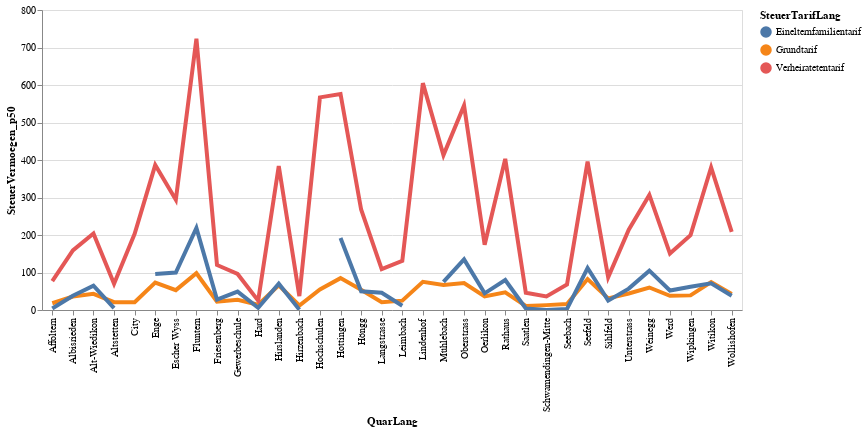

The notebook cell saved with this chart:
### Code cell
# df_statzonen = df_statzonen[(df_statzonen.knr>0) & (df_statzonen.qname!="Hirslanden")]
#aktuellesJahr[[aktuellesJahr.KreisSort =7]])
highlight = alt.selection(type='single', on='mouseover',
                          fields=['SteuerTarifLang'], nearest=True)
#x='date:StichtagDatJahr',
base = alt.Chart(myGraph).encode(
    x='QuarLang',
    y='SteuerVermoegen_p50',
    color='SteuerTarifLang'
)

points = base.mark_circle().encode(
    opacity=alt.value(0)
).add_selection(
    highlight
).properties(
    width=700 , height=300
)
lines = base.mark_line().encode(
    size=alt.condition(~highlight, alt.value(1.5), alt.value(4))
).interactive()

points + lines

### Figure 1 — Vega-Lite specification as saved in the notebook (floating-point values rounded to 4 significant figures)
{"config": {"view": {"continuousWidth": 400, "continuousHeight": 300}}, "layer": [{"mark": "circle", "encoding": {"color": {"type": "nominal", "field": "SteuerTarifLang"}, "opacity": {"value": 0}, "x": {"type": "nominal", "field": "QuarLang"}, "y": {"type": "quantitative", "field": "SteuerVermoegen_p50"}}, "height": 300, "selection": {"selector001": {"type": "single", "on": "mouseover", "fields": ["SteuerTarifLang"], "nearest": true}}, "width": 700}, {"mark": "line", "encoding": {"color": {"type": "nominal", "field": "SteuerTarifLang"}, "size": {"condition": {"value": 1.5, "selection": {"not": "selector001"}}, "value": 4}, "x": {"type": "nominal", "field": "QuarLang"}, "y": {"type": "quantitative", "field": "SteuerVermoegen_p50"}}, "selection": {"selector002": {"type": "interval", "bind": "scales", "encodings": ["x", "y"]}}}], "data": {"name": "data-e943488c404d0545ea4277b460d3c79d"}, "$schema": "https://vega.github.io/schema/vega-lite/v4.8.1.json", "datasets": {"data-e943488c404d0545ea4277b460d3c79d": [{"SteuerJahr": "2018-01-01T00:00:00", "QuarSort": 11, "QuarLang": "Rathaus", "SteuerTarifSort": 0, "SteuerTarifLang": "Grundtarif", "SteuerVermoegen_p50": 47.0, "SteuerVermoegen_p25": 2.0, "SteuerVermoegen_p75": 283.0}, {"SteuerJahr": "2018-01-01T00:00:00", "QuarSort": 11, "QuarLang": "Rathaus", "SteuerTarifSort": 1, "SteuerTarifLang": "Verheiratetentarif", "SteuerVermoegen_p50": 403.0, "SteuerVermoegen_p25": 80.0, "SteuerVermoegen_p75": 1557.0}, {"SteuerJahr": "2018-01-01T00:00:00", "QuarSort": 11, "QuarLang": "Rathaus", "SteuerTarifSort": 2, "SteuerTarifLang": "Einelternfamilientarif", "SteuerVermoegen_p50": 80.0, "SteuerVermoegen_p25": 2.0, "SteuerVermoegen_p75": 532.0}, {"SteuerJahr": "2018-01-01T00:00:00", "QuarSort": 12, "QuarLang": "Hochschulen", "SteuerTarifSort": 0, "SteuerTarifLang": "Grundtarif", "SteuerVermoegen_p50": 55.0, "SteuerVermoegen_p25": 5.0, "SteuerVermoegen_p75": 311.0}, {"SteuerJahr": "2018-01-01T00:00:00", "QuarSort": 12, "QuarLang": "Hochschulen", "SteuerTarifSort": 1, "SteuerTarifLang": "Verheiratetentarif", "SteuerVermoegen_p50": 567.0, "SteuerVermoegen_p25": 188.0, "SteuerVermoegen_p75": 1978.0}, {"SteuerJahr": "2018-01-01T00:00:00", "QuarSort": 12, "QuarLang": "Hochschulen", "SteuerTarifSort": 2, "SteuerTarifLang": "Einelternfamilientarif", "SteuerVermoegen_p50": null, "SteuerVermoegen_p25": null, "SteuerVermoegen_p75": null}, {"SteuerJahr": "2018-01-01T00:00:00", "QuarSort": 13, "QuarLang": "Lindenhof", "SteuerTarifSort": 0, "SteuerTarifLang": "Grundtarif", "SteuerVermoegen_p50": 75.0, "SteuerVermoegen_p25": 5.0, "SteuerVermoegen_p75": 401.0}, {"SteuerJahr": "2018-01-01T00:00:00", "QuarSort": 13, "QuarLang": "Lindenhof", "SteuerTarifSort": 1, "SteuerTarifLang": "Verheiratetentarif", "SteuerVermoegen_p50": 605.0, "SteuerVermoegen_p25": 174.0, "SteuerVermoegen_p75": 1880.0}, {"SteuerJahr": "2018-01-01T00:00:00", "QuarSort": 13, "QuarLang": "Lindenhof", "SteuerTarifSort": 2, "SteuerTarifLang": "Einelternfamilientarif", "SteuerVermoegen_p50": null, "SteuerVermoegen_p25": null, "SteuerVermoegen_p75": null}, {"SteuerJahr": "2018-01-01T00:00:00", "QuarSort": 14, "QuarLang": "City", "SteuerTarifSort": 0, "SteuerTarifLang": "Grundtarif", "SteuerVermoegen_p50": 21.0, "SteuerVermoegen_p25": 1.0, "SteuerVermoegen_p75": 166.5}, {"SteuerJahr": "2018-01-01T00:00:00", "QuarSort": 14, "QuarLang": "City", "SteuerTarifSort": 1, "SteuerTarifLang": "Verheiratetentarif", "SteuerVermoegen_p50": 203.0, "SteuerVermoegen_p25": 42.0, "SteuerVermoegen_p75": 844.0}, {"SteuerJahr": "2018-01-01T00:00:00", "QuarSort": 14, "QuarLang": "City", "SteuerTarifSort": 2, "SteuerTarifLang": "Einelternfamilientarif", "SteuerVermoegen_p50": null, "SteuerVermoegen_p25": null, "SteuerVermoegen_p75": null}, {"SteuerJahr": "2018-01-01T00:00:00", "QuarSort": 21, "QuarLang": "Wollishofen", "SteuerTarifSort": 0, "SteuerTarifLang": "Grundtarif", "SteuerVermoegen_p50": 43.0, "SteuerVermoegen_p25": 4.0, "SteuerVermoegen_p75": 197.0}, {"SteuerJahr": "2018-01-01T00:00:00", "QuarSort": 21, "QuarLang": "Wollishofen", "SteuerTarifSort": 1, "SteuerTarifLang": "Verheiratetentarif", "SteuerVermoegen_p50": 208.5, "SteuerVermoegen_p25": 41.0, "SteuerVermoegen_p75": 629.0}, {"SteuerJahr": "2018-01-01T00:00:00", "QuarSort": 21, "QuarLang": "Wollishofen", "SteuerTarifSort": 2, "SteuerTarifLang": "Einelternfamilientarif", "SteuerVermoegen_p50": 38.0, "SteuerVermoegen_p25": 2.0, "SteuerVermoegen_p75": 185.0}, {"SteuerJahr": "2018-01-01T00:00:00", "QuarSort": 23, "QuarLang": "Leimbach", "SteuerTarifSort": 0, "SteuerTarifLang": "Grundtarif", "SteuerVermoegen_p50": 25.0, "SteuerVermoegen_p25": 0.0, "SteuerVermoegen_p75": 153.0}, {"SteuerJahr": "2018-01-01T00:00:00", "QuarSort": 23, "QuarLang": "Leimbach", "SteuerTarifSort": 1, "SteuerTarifLang": "Verheiratetentarif", "SteuerVermoegen_p50": 131.0, "SteuerVermoegen_p25": 13.0, "SteuerVermoegen_p75": 433.0}, {"SteuerJahr": "2018-01-01T00:00:00", "QuarSort": 23, "QuarLang": "Leimbach", "SteuerTarifSort": 2, "SteuerTarifLang": "Einelternfamilientarif", "SteuerVermoegen_p50": 11.5, "SteuerVermoegen_p25": 0.0, "SteuerVermoegen_p75": 104.0}, {"SteuerJahr": "2018-01-01T00:00:00", "QuarSort": 24, "QuarLang": "Enge", "SteuerTarifSort": 0, "SteuerTarifLang": "Grundtarif", "SteuerVermoegen_p50": 73.0, "SteuerVermoegen_p25": 8.0, "SteuerVermoegen_p75": 332.0}, {"SteuerJahr": "2018-01-01T00:00:00", "QuarSort": 24, "QuarLang": "Enge", "SteuerTarifSort": 1, "SteuerTarifLang": "Verheiratetentarif", "SteuerVermoegen_p50": 386.5, "SteuerVermoegen_p25": 99.0, "SteuerVermoegen_p75": 1177.0}, {"SteuerJahr": "2018-01-01T00:00:00", "QuarSort": 24, "QuarLang": "Enge", "SteuerTarifSort": 2, "SteuerTarifLang": "Einelternfamilientarif", "SteuerVermoegen_p50": 96.0, "SteuerVermoegen_p25": 13.0, "SteuerVermoegen_p75": 289.0}, {"SteuerJahr": "2018-01-01T00:00:00", "QuarSort": 31, "QuarLang": "Alt-Wiedikon", "SteuerTarifSort": 0, "SteuerTarifLang": "Grundtarif", "SteuerVermoegen_p50": 43.0, "SteuerVermoegen_p25": 3.0, "SteuerVermoegen_p75": 181.0}, {"SteuerJahr": "2018-01-01T00:00:00", "QuarSort": 31, "QuarLang": "Alt-Wiedikon", "SteuerTarifSort": 1, "SteuerTarifLang": "Verheiratetentarif", "SteuerVermoegen_p50": 204.0, "SteuerVermoegen_p25": 29.0, "SteuerVermoegen_p75": 630.0}, {"SteuerJahr": "2018-01-01T00:00:00", "QuarSort": 31, "QuarLang": "Alt-Wiedikon", "SteuerTarifSort": 2, "SteuerTarifLang": "Einelternfamilientarif", "SteuerVermoegen_p50": 65.0, "SteuerVermoegen_p25": 8.0, "SteuerVermoegen_p75": 281.0}, {"SteuerJahr": "2018-01-01T00:00:00", "QuarSort": 33, "QuarLang": "Friesenberg", "SteuerTarifSort": 0, "SteuerTarifLang": "Grundtarif", "SteuerVermoegen_p50": 22.0, "SteuerVermoegen_p25": 0.0, "SteuerVermoegen_p75": 114.0}, {"SteuerJahr": "2018-01-01T00:00:00", "QuarSort": 33, "QuarLang": "Friesenberg", "SteuerTarifSort": 1, "SteuerTarifLang": "Verheiratetentarif", "SteuerVermoegen_p50": 120.0, "SteuerVermoegen_p25": 15.0, "SteuerVermoegen_p75": 342.0}, {"SteuerJahr": "2018-01-01T00:00:00", "QuarSort": 33, "QuarLang": "Friesenberg", "SteuerTarifSort": 2, "SteuerTarifLang": "Einelternfamilientarif", "SteuerVermoegen_p50": 28.0, "SteuerVermoegen_p25": 0.0, "SteuerVermoegen_p75": 113.0}, {"SteuerJahr": "2018-01-01T00:00:00", "QuarSort": 34, "QuarLang": "Sihlfeld", "SteuerTarifSort": 0, "SteuerTarifLang": "Grundtarif", "SteuerVermoegen_p50": 31.0, "SteuerVermoegen_p25": 1.0, "SteuerVermoegen_p75": 131.0}, {"SteuerJahr": "2018-01-01T00:00:00", "QuarSort": 34, "QuarLang": "Sihlfeld", "SteuerTarifSort": 1, "SteuerTarifLang": "Verheiratetentarif", "SteuerVermoegen_p50": 87.0, "SteuerVermoegen_p25": 3.0, "SteuerVermoegen_p75": 315.0}, {"SteuerJahr": "2018-01-01T00:00:00", "QuarSort": 34, "QuarLang": "Sihlfeld", "SteuerTarifSort": 2, "SteuerTarifLang": "Einelternfamilientarif", "SteuerVermoegen_p50": 25.0, "SteuerVermoegen_p25": 0.0, "SteuerVermoegen_p75": 128.0}, {"SteuerJahr": "2018-01-01T00:00:00", "QuarSort": 41, "QuarLang": "Werd", "SteuerTarifSort": 0, "SteuerTarifLang": "Grundtarif", "SteuerVermoegen_p50": 38.0, "SteuerVermoegen_p25": 2.0, "SteuerVermoegen_p75": 146.0}, {"SteuerJahr": "2018-01-01T00:00:00", "QuarSort": 41, "QuarLang": "Werd", "SteuerTarifSort": 1, "SteuerTarifLang": "Verheiratetentarif", "SteuerVermoegen_p50": 150.5, "SteuerVermoegen_p25": 6.0, "SteuerVermoegen_p75": 479.0}, {"SteuerJahr": "2018-01-01T00:00:00", "QuarSort": 41, "QuarLang": "Werd", "SteuerTarifSort": 2, "SteuerTarifLang": "Einelternfamilientarif", "SteuerVermoegen_p50": 52.0, "SteuerVermoegen_p25": 6.0, "SteuerVermoegen_p75": 169.0}, {"SteuerJahr": "2018-01-01T00:00:00", "QuarSort": 42, "QuarLang": "Langstrasse", "SteuerTarifSort": 0, "SteuerTarifLang": "Grundtarif", "SteuerVermoegen_p50": 21.0, "SteuerVermoegen_p25": 0.0, "SteuerVermoegen_p75": 102.0}, {"SteuerJahr": "2018-01-01T00:00:00", "QuarSort": 42, "QuarLang": "Langstrasse", "SteuerTarifSort": 1, "SteuerTarifLang": "Verheiratetentarif", "SteuerVermoegen_p50": 109.0, "SteuerVermoegen_p25": 4.0, "SteuerVermoegen_p75": 445.0}, {"SteuerJahr": "2018-01-01T00:00:00", "QuarSort": 42, "QuarLang": "Langstrasse", "SteuerTarifSort": 2, "SteuerTarifLang": "Einelternfamilientarif", "SteuerVermoegen_p50": 46.0, "SteuerVermoegen_p25": 0.0, "SteuerVermoegen_p75": 181.0}, {"SteuerJahr": "2018-01-01T00:00:00", "QuarSort": 44, "QuarLang": "Hard", "SteuerTarifSort": 0, "SteuerTarifLang": "Grundtarif", "SteuerVermoegen_p50": 14.0, "SteuerVermoegen_p25": 0.0, "SteuerVermoegen_p75": 77.0}, {"SteuerJahr": "2018-01-01T00:00:00", "QuarSort": 44, "QuarLang": "Hard", "SteuerTarifSort": 1, "SteuerTarifLang": "Verheiratetentarif", "SteuerVermoegen_p50": 25.0, "SteuerVermoegen_p25": 0.0, "SteuerVermoegen_p75": 138.0}, {"SteuerJahr": "2018-01-01T00:00:00", "QuarSort": 44, "QuarLang": "Hard", "SteuerTarifSort": 2, "SteuerTarifLang": "Einelternfamilientarif", "SteuerVermoegen_p50": 6.0, "SteuerVermoegen_p25": 0.0, "SteuerVermoegen_p75": 64.0}, {"SteuerJahr": "2018-01-01T00:00:00", "QuarSort": 51, "QuarLang": "Gewerbeschule", "SteuerTarifSort": 0, "SteuerTarifLang": "Grundtarif", "SteuerVermoegen_p50": 27.0, "SteuerVermoegen_p25": 1.0, "SteuerVermoegen_p75": 127.0}, {"SteuerJahr": "2018-01-01T00:00:00", "QuarSort": 51, "QuarLang": "Gewerbeschule", "SteuerTarifSort": 1, "SteuerTarifLang": "Verheiratetentarif", "SteuerVermoegen_p50": 96.0, "SteuerVermoegen_p25": 1.0, "SteuerVermoegen_p75": 356.0}, {"SteuerJahr": "2018-01-01T00:00:00", "QuarSort": 51, "QuarLang": "Gewerbeschule", "SteuerTarifSort": 2, "SteuerTarifLang": "Einelternfamilientarif", "SteuerVermoegen_p50": 49.0, "SteuerVermoegen_p25": 1.0, "SteuerVermoegen_p75": 166.0}, {"SteuerJahr": "2018-01-01T00:00:00", "QuarSort": 52, "QuarLang": "Escher Wyss", "SteuerTarifSort": 0, "SteuerTarifLang": "Grundtarif", "SteuerVermoegen_p50": 53.0, "SteuerVermoegen_p25": 7.0, "SteuerVermoegen_p75": 200.0}, {"SteuerJahr": "2018-01-01T00:00:00", "QuarSort": 52, "QuarLang": "Escher Wyss", "SteuerTarifSort": 1, "SteuerTarifLang": "Verheiratetentarif", "SteuerVermoegen_p50": 294.0, "SteuerVermoegen_p25": 85.0, "SteuerVermoegen_p75": 769.0}, {"SteuerJahr": "2018-01-01T00:00:00", "QuarSort": 52, "QuarLang": "Escher Wyss", "SteuerTarifSort": 2, "SteuerTarifLang": "Einelternfamilientarif", "SteuerVermoegen_p50": 100.0, "SteuerVermoegen_p25": 7.0, "SteuerVermoegen_p75": 325.5}, {"SteuerJahr": "2018-01-01T00:00:00", "QuarSort": 61, "QuarLang": "Unterstrass", "SteuerTarifSort": 0, "SteuerTarifLang": "Grundtarif", "SteuerVermoegen_p50": 44.0, "SteuerVermoegen_p25": 4.0, "SteuerVermoegen_p75": 183.0}, {"SteuerJahr": "2018-01-01T00:00:00", "QuarSort": 61, "QuarLang": "Unterstrass", "SteuerTarifSort": 1, "SteuerTarifLang": "Verheiratetentarif", "SteuerVermoegen_p50": 214.0, "SteuerVermoegen_p25": 46.0, "SteuerVermoegen_p75": 627.0}, {"SteuerJahr": "2018-01-01T00:00:00", "QuarSort": 61, "QuarLang": "Unterstrass", "SteuerTarifSort": 2, "SteuerTarifLang": "Einelternfamilientarif", "SteuerVermoegen_p50": 57.0, "SteuerVermoegen_p25": 4.0, "SteuerVermoegen_p75": 185.0}, {"SteuerJahr": "2018-01-01T00:00:00", "QuarSort": 63, "QuarLang": "Oberstrass", "SteuerTarifSort": 0, "SteuerTarifLang": "Grundtarif", "SteuerVermoegen_p50": 72.0, "SteuerVermoegen_p25": 10.0, "SteuerVermoegen_p75": 333.0}, {"SteuerJahr": "2018-01-01T00:00:00", "QuarSort": 63, "QuarLang": "Oberstrass", "SteuerTarifSort": 1, "SteuerTarifLang": "Verheiratetentarif", "SteuerVermoegen_p50": 545.5, "SteuerVermoegen_p25": 150.5, "SteuerVermoegen_p75": 1642.0}, {"SteuerJahr": "2018-01-01T00:00:00", "QuarSort": 63, "QuarLang": "Oberstrass", "SteuerTarifSort": 2, "SteuerTarifLang": "Einelternfamilientarif", "SteuerVermoegen_p50": 135.0, "SteuerVermoegen_p25": 27.0, "SteuerVermoegen_p75": 441.0}, {"SteuerJahr": "2018-01-01T00:00:00", "QuarSort": 71, "QuarLang": "Fluntern", "SteuerTarifSort": 0, "SteuerTarifLang": "Grundtarif", "SteuerVermoegen_p50": 98.0, "SteuerVermoegen_p25": 10.0, "SteuerVermoegen_p75": 525.0}, {"SteuerJahr": "2018-01-01T00:00:00", "QuarSort": 71, "QuarLang": "Fluntern", "SteuerTarifSort": 1, "SteuerTarifLang": "Verheiratetentarif", "SteuerVermoegen_p50": 723.5, "SteuerVermoegen_p25": 198.5, "SteuerVermoegen_p75": 2418.0}, {"SteuerJahr": "2018-01-01T00:00:00", "QuarSort": 71, "QuarLang": "Fluntern", "SteuerTarifSort": 2, "SteuerTarifLang": "Einelternfamilientarif", "SteuerVermoegen_p50": 219.0, "SteuerVermoegen_p25": 31.0, "SteuerVermoegen_p75": 719.0}, {"SteuerJahr": "2018-01-01T00:00:00", "QuarSort": 72, "QuarLang": "Hottingen", "SteuerTarifSort": 0, "SteuerTarifLang": "Grundtarif", "SteuerVermoegen_p50": 85.0, "SteuerVermoegen_p25": 10.0, "SteuerVermoegen_p75": 423.0}, {"SteuerJahr": "2018-01-01T00:00:00", "QuarSort": 72, "QuarLang": "Hottingen", "SteuerTarifSort": 1, "SteuerTarifLang": "Verheiratetentarif", "SteuerVermoegen_p50": 576.0, "SteuerVermoegen_p25": 158.0, "SteuerVermoegen_p75": 1796.0}, {"SteuerJahr": "2018-01-01T00:00:00", "QuarSort": 72, "QuarLang": "Hottingen", "SteuerTarifSort": 2, "SteuerTarifLang": "Einelternfamilientarif", "SteuerVermoegen_p50": 192.0, "SteuerVermoegen_p25": 41.0, "SteuerVermoegen_p75": 576.0}, {"SteuerJahr": "2018-01-01T00:00:00", "QuarSort": 73, "QuarLang": "Hirslanden", "SteuerTarifSort": 0, "SteuerTarifLang": "Grundtarif", "SteuerVermoegen_p50": 66.0, "SteuerVermoegen_p25": 10.0, "SteuerVermoegen_p75": 308.0}, {"SteuerJahr": "2018-01-01T00:00:00", "QuarSort": 73, "QuarLang": "Hirslanden", "SteuerTarifSort": 1, "SteuerTarifLang": "Verheiratetentarif", "SteuerVermoegen_p50": 384.0, "SteuerVermoegen_p25": 104.5, "SteuerVermoegen_p75": 1272.0}, {"SteuerJahr": "2018-01-01T00:00:00", "QuarSort": 73, "QuarLang": "Hirslanden", "SteuerTarifSort": 2, "SteuerTarifLang": "Einelternfamilientarif", "SteuerVermoegen_p50": 70.0, "SteuerVermoegen_p25": 8.0, "SteuerVermoegen_p75": 277.0}, {"SteuerJahr": "2018-01-01T00:00:00", "QuarSort": 74, "QuarLang": "Witikon", "SteuerTarifSort": 0, "SteuerTarifLang": "Grundtarif", "SteuerVermoegen_p50": 74.5, "SteuerVermoegen_p25": 8.0, "SteuerVermoegen_p75": 408.0}, {"SteuerJahr": "2018-01-01T00:00:00", "QuarSort": 74, "QuarLang": "Witikon", "SteuerTarifSort": 1, "SteuerTarifLang": "Verheiratetentarif", "SteuerVermoegen_p50": 380.0, "SteuerVermoegen_p25": 84.0, "SteuerVermoegen_p75": 1233.0}, {"SteuerJahr": "2018-01-01T00:00:00", "QuarSort": 74, "QuarLang": "Witikon", "SteuerTarifSort": 2, "SteuerTarifLang": "Einelternfamilientarif", "SteuerVermoegen_p50": 71.0, "SteuerVermoegen_p25": 7.0, "SteuerVermoegen_p75": 269.0}, {"SteuerJahr": "2018-01-01T00:00:00", "QuarSort": 81, "QuarLang": "Seefeld", "SteuerTarifSort": 0, "SteuerTarifLang": "Grundtarif", "SteuerVermoegen_p50": 82.5, "SteuerVermoegen_p25": 10.0, "SteuerVermoegen_p75": 333.0}, {"SteuerJahr": "2018-01-01T00:00:00", "QuarSort": 81, "QuarLang": "Seefeld", "SteuerTarifSort": 1, "SteuerTarifLang": "Verheiratetentarif", "SteuerVermoegen_p50": 395.5, "SteuerVermoegen_p25": 103.0, "SteuerVermoegen_p75": 1123.0}, {"SteuerJahr": "2018-01-01T00:00:00", "QuarSort": 81, "QuarLang": "Seefeld", "SteuerTarifSort": 2, "SteuerTarifLang": "Einelternfamilientarif", "SteuerVermoegen_p50": 112.0, "SteuerVermoegen_p25": 14.0, "SteuerVermoegen_p75": 368.0}, {"SteuerJahr": "2018-01-01T00:00:00", "QuarSort": 82, "QuarLang": "Mühlebach", "SteuerTarifSort": 0, "SteuerTarifLang": "Grundtarif", "SteuerVermoegen_p50": 67.0, "SteuerVermoegen_p25": 7.0, "SteuerVermoegen_p75": 300.0}, {"SteuerJahr": "2018-01-01T00:00:00", "QuarSort": 82, "QuarLang": "Mühlebach", "SteuerTarifSort": 1, "SteuerTarifLang": "Verheiratetentarif", "SteuerVermoegen_p50": 413.0, "SteuerVermoegen_p25": 101.0, "SteuerVermoegen_p75": 1168.0}, {"SteuerJahr": "2018-01-01T00:00:00", "QuarSort": 82, "QuarLang": "Mühlebach", "SteuerTarifSort": 2, "SteuerTarifLang": "Einelternfamilientarif", "SteuerVermoegen_p50": 75.0, "SteuerVermoegen_p25": 5.0, "SteuerVermoegen_p75": 330.0}, {"SteuerJahr": "2018-01-01T00:00:00", "QuarSort": 83, "QuarLang": "Weinegg", "SteuerTarifSort": 0, "SteuerTarifLang": "Grundtarif", "SteuerVermoegen_p50": 60.0, "SteuerVermoegen_p25": 6.0, "SteuerVermoegen_p75": 294.5}, {"SteuerJahr": "2018-01-01T00:00:00", "QuarSort": 83, "QuarLang": "Weinegg", "SteuerTarifSort": 1, "SteuerTarifLang": "Verheiratetentarif", "SteuerVermoegen_p50": 307.0, "SteuerVermoegen_p25": 63.0, "SteuerVermoegen_p75": 1224.0}, {"SteuerJahr": "2018-01-01T00:00:00", "QuarSort": 83, "QuarLang": "Weinegg", "SteuerTarifSort": 2, "SteuerTarifLang": "Einelternfamilientarif", "SteuerVermoegen_p50": 105.0, "SteuerVermoegen_p25": 17.0, "SteuerVermoegen_p75": 442.0}, {"SteuerJahr": "2018-01-01T00:00:00", "QuarSort": 91, "QuarLang": "Albisrieden", "SteuerTarifSort": 0, "SteuerTarifLang": "Grundtarif", "SteuerVermoegen_p50": 36.0, "SteuerVermoegen_p25": 2.0, "SteuerVermoegen_p75": 163.5}, {"SteuerJahr": "2018-01-01T00:00:00", "QuarSort": 91, "QuarLang": "Albisrieden", "SteuerTarifSort": 1, "SteuerTarifLang": "Verheiratetentarif", "SteuerVermoegen_p50": 159.0, "SteuerVermoegen_p25": 27.0, "SteuerVermoegen_p75": 455.0}, {"SteuerJahr": "2018-01-01T00:00:00", "QuarSort": 91, "QuarLang": "Albisrieden", "SteuerTarifSort": 2, "SteuerTarifLang": "Einelternfamilientarif", "SteuerVermoegen_p50": 38.0, "SteuerVermoegen_p25": 1.0, "SteuerVermoegen_p75": 169.0}, {"SteuerJahr": "2018-01-01T00:00:00", "QuarSort": 92, "QuarLang": "Altstetten", "SteuerTarifSort": 0, "SteuerTarifLang": "Grundtarif", "SteuerVermoegen_p50": 21.0, "SteuerVermoegen_p25": 0.0, "SteuerVermoegen_p75": 112.0}, {"SteuerJahr": "2018-01-01T00:00:00", "QuarSort": 92, "QuarLang": "Altstetten", "SteuerTarifSort": 1, "SteuerTarifLang": "Verheiratetentarif", "SteuerVermoegen_p50": 70.0, "SteuerVermoegen_p25": 1.0, "SteuerVermoegen_p75": 291.0}, {"SteuerJahr": "2018-01-01T00:00:00", "QuarSort": 92, "QuarLang": "Altstetten", "SteuerTarifSort": 2, "SteuerTarifLang": "Einelternfamilientarif", "SteuerVermoegen_p50": 5.0, "SteuerVermoegen_p25": 0.0, "SteuerVermoegen_p75": 66.0}, {"SteuerJahr": "2018-01-01T00:00:00", "QuarSort": 101, "QuarLang": "Höngg", "SteuerTarifSort": 0, "SteuerTarifLang": "Grundtarif", "SteuerVermoegen_p50": 54.0, "SteuerVermoegen_p25": 6.0, "SteuerVermoegen_p75": 271.0}, {"SteuerJahr": "2018-01-01T00:00:00", "QuarSort": 101, "QuarLang": "Höngg", "SteuerTarifSort": 1, "SteuerTarifLang": "Verheiratetentarif", "SteuerVermoegen_p50": 268.0, "SteuerVermoegen_p25": 62.0, "SteuerVermoegen_p75": 762.0}, {"SteuerJahr": "2018-01-01T00:00:00", "QuarSort": 101, "QuarLang": "Höngg", "SteuerTarifSort": 2, "SteuerTarifLang": "Einelternfamilientarif", "SteuerVermoegen_p50": 50.0, "SteuerVermoegen_p25": 2.0, "SteuerVermoegen_p75": 222.5}, {"SteuerJahr": "2018-01-01T00:00:00", "QuarSort": 102, "QuarLang": "Wipkingen", "SteuerTarifSort": 0, "SteuerTarifLang": "Grundtarif", "SteuerVermoegen_p50": 39.0, "SteuerVermoegen_p25": 4.0, "SteuerVermoegen_p75": 164.0}, {"SteuerJahr": "2018-01-01T00:00:00", "QuarSort": 102, "QuarLang": "Wipkingen", "SteuerTarifSort": 1, "SteuerTarifLang": "Verheiratetentarif", "SteuerVermoegen_p50": 199.5, "SteuerVermoegen_p25": 41.0, "SteuerVermoegen_p75": 599.5}, {"SteuerJahr": "2018-01-01T00:00:00", "QuarSort": 102, "QuarLang": "Wipkingen", "SteuerTarifSort": 2, "SteuerTarifLang": "Einelternfamilientarif", "SteuerVermoegen_p50": 62.0, "SteuerVermoegen_p25": 8.0, "SteuerVermoegen_p75": 217.5}, {"SteuerJahr": "2018-01-01T00:00:00", "QuarSort": 111, "QuarLang": "Affoltern", "SteuerTarifSort": 0, "SteuerTarifLang": "Grundtarif", "SteuerVermoegen_p50": 18.0, "SteuerVermoegen_p25": 0.0, "SteuerVermoegen_p75": 107.0}, {"SteuerJahr": "2018-01-01T00:00:00", "QuarSort": 111, "QuarLang": "Affoltern", "SteuerTarifSort": 1, "SteuerTarifLang": "Verheiratetentarif", "SteuerVermoegen_p50": 77.0, "SteuerVermoegen_p25": 2.0, "SteuerVermoegen_p75": 299.0}, {"SteuerJahr": "2018-01-01T00:00:00", "QuarSort": 111, "QuarLang": "Affoltern", "SteuerTarifSort": 2, "SteuerTarifLang": "Einelternfamilientarif", "SteuerVermoegen_p50": 4.0, "SteuerVermoegen_p25": 0.0, "SteuerVermoegen_p75": 54.0}, {"SteuerJahr": "2018-01-01T00:00:00", "QuarSort": 115, "QuarLang": "Oerlikon", "SteuerTarifSort": 0, "SteuerTarifLang": "Grundtarif", "SteuerVermoegen_p50": 36.0, "SteuerVermoegen_p25": 2.0, "SteuerVermoegen_p75": 165.0}, {"SteuerJahr": "2018-01-01T00:00:00", "QuarSort": 115, "QuarLang": "Oerlikon", "SteuerTarifSort": 1, "SteuerTarifLang": "Verheiratetentarif", "SteuerVermoegen_p50": 174.0, "SteuerVermoegen_p25": 22.0, "SteuerVermoegen_p75": 557.0}, {"SteuerJahr": "2018-01-01T00:00:00", "QuarSort": 115, "QuarLang": "Oerlikon", "SteuerTarifSort": 2, "SteuerTarifLang": "Einelternfamilientarif", "SteuerVermoegen_p50": 44.5, "SteuerVermoegen_p25": 0.0, "SteuerVermoegen_p75": 189.0}, {"SteuerJahr": "2018-01-01T00:00:00", "QuarSort": 119, "QuarLang": "Seebach", "SteuerTarifSort": 0, "SteuerTarifLang": "Grundtarif", "SteuerVermoegen_p50": 16.0, "SteuerVermoegen_p25": 0.0, "SteuerVermoegen_p75": 103.0}, {"SteuerJahr": "2018-01-01T00:00:00", "QuarSort": 119, "QuarLang": "Seebach", "SteuerTarifSort": 1, "SteuerTarifLang": "Verheiratetentarif", "SteuerVermoegen_p50": 68.0, "SteuerVermoegen_p25": 2.0, "SteuerVermoegen_p75": 281.0}, {"SteuerJahr": "2018-01-01T00:00:00", "QuarSort": 119, "QuarLang": "Seebach", "SteuerTarifSort": 2, "SteuerTarifLang": "Einelternfamilientarif", "SteuerVermoegen_p50": 3.0, "SteuerVermoegen_p25": 0.0, "SteuerVermoegen_p75": 41.0}, {"SteuerJahr": "2018-01-01T00:00:00", "QuarSort": 121, "QuarLang": "Saatlen", "SteuerTarifSort": 0, "SteuerTarifLang": "Grundtarif", "SteuerVermoegen_p50": 11.0, "SteuerVermoegen_p25": 0.0, "SteuerVermoegen_p75": 73.0}, {"SteuerJahr": "2018-01-01T00:00:00", "QuarSort": 121, "QuarLang": "Saatlen", "SteuerTarifSort": 1, "SteuerTarifLang": "Verheiratetentarif", "SteuerVermoegen_p50": 46.0, "SteuerVermoegen_p25": 0.0, "SteuerVermoegen_p75": 229.0}, {"SteuerJahr": "2018-01-01T00:00:00", "QuarSort": 121, "QuarLang": "Saatlen", "SteuerTarifSort": 2, "SteuerTarifLang": "Einelternfamilientarif", "SteuerVermoegen_p50": 4.0, "SteuerVermoegen_p25": 0.0, "SteuerVermoegen_p75": 36.0}, {"SteuerJahr": "2018-01-01T00:00:00", "QuarSort": 122, "QuarLang": "Schwamendingen-Mitte", "SteuerTarifSort": 0, "SteuerTarifLang": "Grundtarif", "SteuerVermoegen_p50": 13.0, "SteuerVermoegen_p25": 0.0, "SteuerVermoegen_p75": 88.0}, {"SteuerJahr": "2018-01-01T00:00:00", "QuarSort": 122, "QuarLang": "Schwamendingen-Mitte", "SteuerTarifSort": 1, "SteuerTarifLang": "Verheiratetentarif", "SteuerVermoegen_p50": 36.0, "SteuerVermoegen_p25": 0.0, "SteuerVermoegen_p75": 226.0}, {"SteuerJahr": "2018-01-01T00:00:00", "QuarSort": 122, "QuarLang": "Schwamendingen-Mitte", "SteuerTarifSort": 2, "SteuerTarifLang": "Einelternfamilientarif", "SteuerVermoegen_p50": 0.0, "SteuerVermoegen_p25": 0.0, "SteuerVermoegen_p75": 21.0}, {"SteuerJahr": "2018-01-01T00:00:00", "QuarSort": 123, "QuarLang": "Hirzenbach", "SteuerTarifSort": 0, "SteuerTarifLang": "Grundtarif", "SteuerVermoegen_p50": 12.0, "SteuerVermoegen_p25": 0.0, "SteuerVermoegen_p75": 69.0}, {"SteuerJahr": "2018-01-01T00:00:00", "QuarSort": 123, "QuarLang": "Hirzenbach", "SteuerTarifSort": 1, "SteuerTarifLang": "Verheiratetentarif", "SteuerVermoegen_p50": 37.0, "SteuerVermoegen_p25": 0.0, "SteuerVermoegen_p75": 178.0}, {"SteuerJahr": "2018-01-01T00:00:00", "QuarSort": 123, "QuarLang": "Hirzenbach", "SteuerTarifSort": 2, "SteuerTarifLang": "Einelternfamilientarif", "SteuerVermoegen_p50": 1.0, "SteuerVermoegen_p25": 0.0, "SteuerVermoegen_p75": 25.0}]}}
